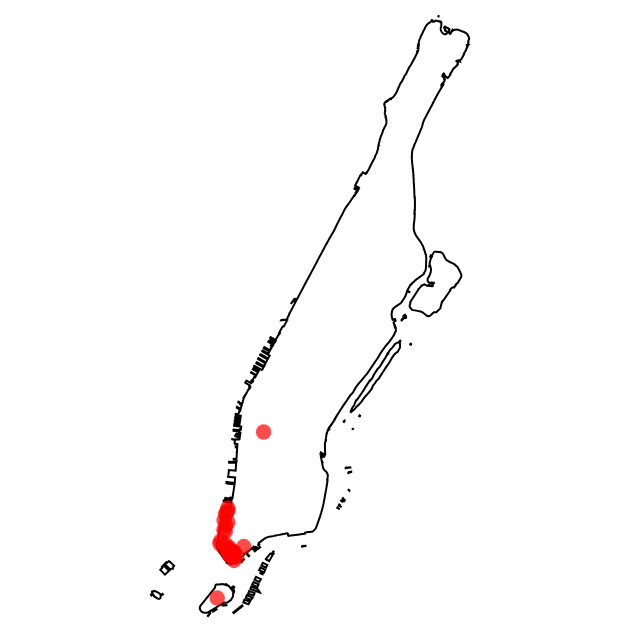

The code cell stored with this chart in its notebook:
### Code cell
boroughs_map = alt.Chart(boroughs[boroughs['BoroName'] == 'Manhattan']).mark_geoshape(fill=None, stroke='black').project(type='mercator')
test_map = alt.Chart(data).mark_circle(size=60, color='red').encode(
    longitude='longitude:Q',
    latitude='latitude:Q'
)
boroughs_map + test_map

### Figure 1 — Vega-Lite specification as saved in the notebook (floating-point values rounded to 4 significant figures; data arrays with more than 128 entries replaced by an {"elided": "..."} marker saying what was removed)
{"config": {"view": {"continuousWidth": 300, "continuousHeight": 300}}, "layer": [{"data": {"name": "data-c18321f9def23a56b4fae34bbcb3d962"}, "mark": {"type": "geoshape", "fill": null, "stroke": "black"}, "projection": {"type": "mercator"}}, {"data": {"name": "data-3e8cfa04520ab6ab002d696ab6604914"}, "mark": {"type": "circle", "color": "red", "size": 60}, "encoding": {"latitude": {"field": "latitude", "type": "quantitative"}, "longitude": {"field": "longitude", "type": "quantitative"}}}], "$schema": "https://vega.github.io/schema/vega-lite/v5.20.1.json", "datasets": {"data-c18321f9def23a56b4fae34bbcb3d962": [{"OBJECTID": 119, "BoroName": "Manhattan", "CountyFIPS": "061", "NTA2020": "MN0101", "NTAName": "Financial District-Battery Park City", "NTAAbbrev": "FiDi", "NTAType": "0", "CDTA2020": "MN01", "CDTAName": "MN01 Financial District-Tribeca (CD 1 Equivalent)", "Shape__Area": 19250000.0, "Shape__Length": 44450.0, "type": "Feature", "geometry": {"type": "MultiPolygon", "coordinates": {"elided": "35 rows, 11388 float values in total"}}}], "data-3e8cfa04520ab6ab002d696ab6604914": [{"10-Digit BBL": "1000010010", "Street\rNumber": 1, "Street Name": "GOVERNORS ISLAND", "DOF Gross Square\rFootage": "2 ,598,091", "Energy Star 1 to 100 Score": "missing required benchmarking\rinformation", "Energy\rEfficiency\rGrade": "F", "boro_code": "1", "borough": "Manhattan", "address": "1 GOVERNORS ISLAND, Manhattan, New York, NY ", "latitude": 40.69, "longitude": -74.02}, {"10-Digit BBL": "1000020002", "Street\rNumber": 10, "Street Name": "SOUTH STREET", "DOF Gross Square\rFootage": "1 57,426", "Energy Star 1 to 100 Score": "2", "Energy\rEfficiency\rGrade": "D", "boro_code": "1", "borough": "Manhattan", "address": "10 SOUTH STREET, Manhattan, New York, NY ", "latitude": 40.7, "longitude": -74.01}, {"10-Digit BBL": "1000047501", "Street\rNumber": 1, "Street Name": "WATER STREET", "DOF Gross Square\rFootage": "2 ,542,563", "Energy Star 1 to 100 Score": "64", "Energy\rEfficiency\rGrade": "C", "boro_code": "1", "borough": "Manhattan", "address": "1 WATER STREET, Manhattan, New York, NY ", "latitude": 40.7, "longitude": -74.01}, {"10-Digit BBL": "1000057501", "Street\rNumber": 125, "Street Name": "BROAD STREET", "DOF Gross Square\rFootage": "1 ,354,691", "Energy Star 1 to 100 Score": "76", "Energy\rEfficiency\rGrade": "B", "boro_code": "1", "borough": "Manhattan", "address": "125 BROAD STREET, Manhattan, New York, NY ", "latitude": 40.7, "longitude": -74.01}, {"10-Digit BBL": "1000080039", "Street\rNumber": 32, "Street Name": "PEARL STREET", "DOF Gross Square\rFootage": "4 6,724", "Energy Star 1 to 100 Score": "74", "Energy\rEfficiency\rGrade": "B", "boro_code": "1", "borough": "Manhattan", "address": "32 PEARL STREET, Manhattan, New York, NY ", "latitude": 40.7, "longitude": -74.01}, {"10-Digit BBL": "1000080051", "Street\rNumber": 6, "Street Name": "WATER STREET", "DOF Gross Square\rFootage": "1 02,407", "Energy Star 1 to 100 Score": "34", "Energy\rEfficiency\rGrade": "D", "boro_code": "1", "borough": "Manhattan", "address": "6 WATER STREET, Manhattan, New York, NY ", "latitude": 40.7, "longitude": -74.01}, {"10-Digit BBL": "1000087501", "Street\rNumber": 2, "Street Name": "WATER STREET", "DOF Gross Square\rFootage": "1 69,061", "Energy Star 1 to 100 Score": "37", "Energy\rEfficiency\rGrade": "D", "boro_code": "1", "borough": "Manhattan", "address": "2 WATER STREET, Manhattan, New York, NY ", "latitude": 40.7, "longitude": -74.01}, {"10-Digit BBL": "1000090001", "Street\rNumber": 34, "Street Name": "WHITEHALL STREET", "DOF Gross Square\rFootage": "6 92,431", "Energy Star 1 to 100 Score": "81", "Energy\rEfficiency\rGrade": "B", "boro_code": "1", "borough": "Manhattan", "address": "34 WHITEHALL STREET, Manhattan, New York, NY ", "latitude": 40.7, "longitude": -74.01}, {"10-Digit BBL": "1000090014", "Street\rNumber": 17, "Street Name": "STATE STREET", "DOF Gross Square\rFootage": "5 44,015", "Energy Star 1 to 100 Score": "75", "Energy\rEfficiency\rGrade": "B", "boro_code": "1", "borough": "Manhattan", "address": "17 STATE STREET, Manhattan, New York, NY ", "latitude": 40.7, "longitude": -74.01}, {"10-Digit BBL": "1000090029", "Street\rNumber": 24, "Street Name": "STATE STREET", "DOF Gross Square\rFootage": "8 96,956", "Energy Star 1 to 100 Score": "53", "Energy\rEfficiency\rGrade": "D", "boro_code": "1", "borough": "Manhattan", "address": "24 STATE STREET, Manhattan, New York, NY ", "latitude": 40.7, "longitude": -74.01}, {"10-Digit BBL": "1000100014", "Street\rNumber": 33, "Street Name": "WHITEHALL STREET", "DOF Gross Square\rFootage": "3 65,792", "Energy Star 1 to 100 Score": "78", "Energy\rEfficiency\rGrade": "B", "boro_code": "1", "borough": "Manhattan", "address": "33 WHITEHALL STREET, Manhattan, New York, NY ", "latitude": 40.7, "longitude": -74.01}, {"10-Digit BBL": "1000100016", "Street\rNumber": 90, "Street Name": "BROAD STREET", "DOF Gross Square\rFootage": "3 36,025", "Energy Star 1 to 100 Score": "82", "Energy\rEfficiency\rGrade": "B", "boro_code": "1", "borough": "Manhattan", "address": "90 BROAD STREET, Manhattan, New York, NY ", "latitude": 40.7, "longitude": -74.01}, {"10-Digit BBL": "1000100023", "Street\rNumber": 1, "Street Name": "WHITEHALL STREET", "DOF Gross Square\rFootage": "3 21,994", "Energy Star 1 to 100 Score": "88", "Energy\rEfficiency\rGrade": "A", "boro_code": "1", "borough": "Manhattan", "address": "1 WHITEHALL STREET, Manhattan, New York, NY ", "latitude": 40.7, "longitude": -74.01}, {"10-Digit BBL": "1000100033", "Street\rNumber": 8, "Street Name": "STONE STREET", "DOF Gross Square\rFootage": "1 43,731", "Energy Star 1 to 100 Score": "missing required benchmarking\rinformation", "Energy\rEfficiency\rGrade": "F", "boro_code": "1", "borough": "Manhattan", "address": "8 STONE STREET, Manhattan, New York, NY ", "latitude": 40.7, "longitude": -74.01}, {"10-Digit BBL": "1000110021", "Street\rNumber": 80, "Street Name": "BROAD STREET", "DOF Gross Square\rFootage": "3 61,710", "Energy Star 1 to 100 Score": "74", "Energy\rEfficiency\rGrade": "B", "boro_code": "1", "borough": "Manhattan", "address": "80 BROAD STREET, Manhattan, New York, NY ", "latitude": 40.71, "longitude": -74.01}, {"10-Digit BBL": "1000130001", "Street\rNumber": 1, "Street Name": "BROADWAY", "DOF Gross Square\rFootage": "2 06,480", "Energy Star 1 to 100 Score": "69", "Energy\rEfficiency\rGrade": "C", "boro_code": "1", "borough": "Manhattan", "address": "1 BROADWAY, Manhattan, New York, NY ", "latitude": 40.7, "longitude": -74.01}, {"10-Digit BBL": "1000130005", "Street\rNumber": 11, "Street Name": "BROADWAY", "DOF Gross Square\rFootage": "4 34,220", "Energy Star 1 to 100 Score": "95", "Energy\rEfficiency\rGrade": "A", "boro_code": "1", "borough": "Manhattan", "address": "11 BROADWAY, Manhattan, New York, NY ", "latitude": 40.71, "longitude": -74.01}, {"10-Digit BBL": "1000150022", "Street\rNumber": 21, "Street Name": "WEST STREET", "DOF Gross Square\rFootage": "3 35,746", "Energy Star 1 to 100 Score": "29", "Energy\rEfficiency\rGrade": "D", "boro_code": "1", "borough": "Manhattan", "address": "21 WEST STREET, Manhattan, New York, NY ", "latitude": 40.71, "longitude": -74.02}, {"10-Digit BBL": "1000157501", "Street\rNumber": 17, "Street Name": "BATTERY PLACE", "DOF Gross Square\rFootage": "1 ,402,831", "Energy Star 1 to 100 Score": "84", "Energy\rEfficiency\rGrade": "B", "boro_code": "1", "borough": "Manhattan", "address": "17 BATTERY PLACE, Manhattan, New York, NY ", "latitude": 40.71, "longitude": -74.02}, {"10-Digit BBL": "1000157502", "Street\rNumber": 20, "Street Name": "WEST STREET", "DOF Gross Square\rFootage": "2 59,076", "Energy Star 1 to 100 Score": "60", "Energy\rEfficiency\rGrade": "C", "boro_code": "1", "borough": "Manhattan", "address": "20 WEST STREET, Manhattan, New York, NY ", "latitude": 40.74, "longitude": -74.0}, {"10-Digit BBL": "1000160015", "Street\rNumber": 50, "Street Name": "BATTERY PLACE", "DOF Gross Square\rFootage": "2 39,165", "Energy Star 1 to 100 Score": "85", "Energy\rEfficiency\rGrade": "A", "boro_code": "1", "borough": "Manhattan", "address": "50 BATTERY PLACE, Manhattan, New York, NY ", "latitude": 40.71, "longitude": -74.02}, {"10-Digit BBL": "1000160020", "Street\rNumber": 70, "Street Name": "BATTERY PLACE", "DOF Gross Square\rFootage": "2 30,765", "Energy Star 1 to 100 Score": "98", "Energy\rEfficiency\rGrade": "A", "boro_code": "1", "borough": "Manhattan", "address": "70 BATTERY PLACE, Manhattan, New York, NY ", "latitude": 40.71, "longitude": -74.02}, {"10-Digit BBL": "1000160100", "Street\rNumber": 345, "Street Name": "SOUTH END AVENUE", "DOF Gross Square\rFootage": "1 ,881,621", "Energy Star 1 to 100 Score": "78", "Energy\rEfficiency\rGrade": "B", "boro_code": "1", "borough": "Manhattan", "address": "345 SOUTH END AVENUE, Manhattan, New York, NY ", "latitude": 40.71, "longitude": -74.02}, {"10-Digit BBL": "1000160120", "Street\rNumber": 200, "Street Name": "LIBERTY STREET", "DOF Gross Square\rFootage": "1 ,501,878", "Energy Star 1 to 100 Score": "86", "Energy\rEfficiency\rGrade": "A", "boro_code": "1", "borough": "Manhattan", "address": "200 LIBERTY STREET, Manhattan, New York, NY ", "latitude": 40.71, "longitude": -74.02}, {"10-Digit BBL": "1000160125", "Street\rNumber": 225, "Street Name": "LIBERTY STREET", "DOF Gross Square\rFootage": "2 ,267,925", "Energy Star 1 to 100 Score": "76", "Energy\rEfficiency\rGrade": "B", "boro_code": "1", "borough": "Manhattan", "address": "225 LIBERTY STREET, Manhattan, New York, NY ", "latitude": 40.71, "longitude": -74.02}, {"10-Digit BBL": "1000160140", "Street\rNumber": 200, "Street Name": "VESEY STREET", "DOF Gross Square\rFootage": "2 ,233,692", "Energy Star 1 to 100 Score": "79", "Energy\rEfficiency\rGrade": "B", "boro_code": "1", "borough": "Manhattan", "address": "200 VESEY STREET, Manhattan, New York, NY ", "latitude": 40.71, "longitude": -74.01}, {"10-Digit BBL": "1000160150", "Street\rNumber": 250, "Street Name": "VESEY STREET", "DOF Gross Square\rFootage": "2 ,084,079", "Energy Star 1 to 100 Score": "86", "Energy\rEfficiency\rGrade": "A", "boro_code": "1", "borough": "Manhattan", "address": "250 VESEY STREET, Manhattan, New York, NY ", "latitude": 40.71, "longitude": -74.02}, {"10-Digit BBL": "1000160185", "Street\rNumber": 211, "Street Name": "NORTH END AVENUE", "DOF Gross Square\rFootage": "2 83,905", "Energy Star 1 to 100 Score": "2", "Energy\rEfficiency\rGrade": "D", "boro_code": "1", "borough": "Manhattan", "address": "211 NORTH END AVENUE, Manhattan, New York, NY ", "latitude": 40.72, "longitude": -74.02}, {"10-Digit BBL": "1000160195", "Street\rNumber": 325, "Street Name": "NORTH END AVENUE", "DOF Gross Square\rFootage": "3 56,483", "Energy Star 1 to 100 Score": "44", "Energy\rEfficiency\rGrade": "D", "boro_code": "1", "borough": "Manhattan", "address": "325 NORTH END AVENUE, Manhattan, New York, NY ", "latitude": 40.72, "longitude": -74.02}, {"10-Digit BBL": "1000160205", "Street\rNumber": 455, "Street Name": "NORTH END AVENUE", "DOF Gross Square\rFootage": "2 39,185", "Energy Star 1 to 100 Score": "1", "Energy\rEfficiency\rGrade": "D", "boro_code": "1", "borough": "Manhattan", "address": "455 NORTH END AVENUE, Manhattan, New York, NY ", "latitude": 40.72, "longitude": -74.01}, {"10-Digit BBL": "1000160210", "Street\rNumber": 399, "Street Name": "CHAMBERS STREET", "DOF Gross Square\rFootage": "3 57,000", "Energy Star 1 to 100 Score": "77", "Energy\rEfficiency\rGrade": "B", "boro_code": "1", "borough": "Manhattan", "address": "399 CHAMBERS STREET, Manhattan, New York, NY ", "latitude": 40.72, "longitude": -74.01}]}}
